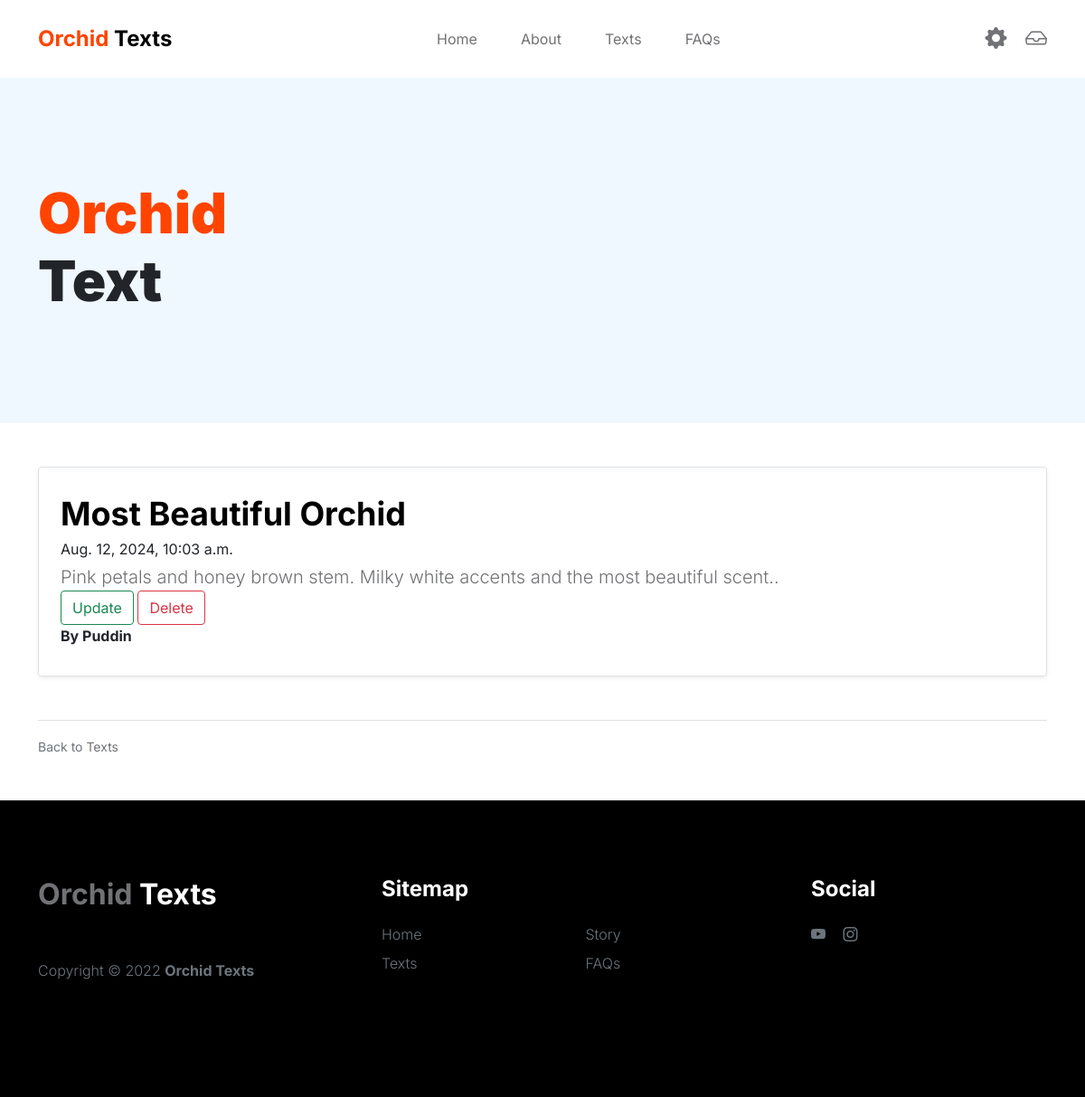
Page /post/1/ (signed in) on the committed database.
### blog/models.py (models this page shows, shortened)
class Post(models.Model):
    title = models.CharField(max_length=200)
    content = models.TextField()
    date_posted = models.DateTimeField(default = timezone.now)
    author = models.ForeignKey(User, on_delete=models.CASCADE)

### blog/views.py (the view)
# urls.py: path('post/<int:pk>/', PostDetailView.as_view(), name="blog-detail"),
class PostDetailView(LoginRequiredMixin, DetailView):
    model = Post

### blog/templates/blog/post_detail.html
{% extends 'blog/base.html' %}
{% block content %}
<header class="site-header section-padding d-flex justify-content-center align-items-center">
  <div class="container">
      <div class="row">
          <div class="col-lg-10 col-12">
              <h1>
                  <span class="d-block text-primary">Orchid</span>
                  <span class="d-block text-dark">Text</span>
              </h1>
          </div>
      </div>
  </div>
</header>
<br>
<br>
<div class= "container">
          <div class="col-12">
            <div class="row g-0 border rounded overflow-hidden flex-md-row mb-4 shadow-sm h-md-250 position-relative">
              <div class="col p-4 d-flex flex-column position-static">
                <h3 class="mb-0">{{ post.title }}</h3>
                <div class="mb-1 text-body-secondary">{{ post.date_posted }}</div>
                <p class="card-text mb-auto"> {{ post.content }} </p>
                {% if object.author == user or user.is_superuser %}
                <div>
                  <a class="btn btn-outline-success" href="{% url 'blog-update' object.id %}">Update</a>
                  <a class="btn btn-outline-danger" href="{% url 'blog-delete' object.id %}">Delete</a>
                </div>
                {% endif %}
                <strong class="d-inline-block mb-2 text-primary-emphasis">By {{ post.author }} </strong>
              </div>
            </div>
            <br>
            <div class="border-top pt-3">
              <small class="text-muted">Back to <a href="{% url 'Orchid-Texts' %}">Texts</a></small>
          </div>
          <br>
          <br>
          </div>
        </div>
{% endblock content %}

### blog/static/blog/css/main.css (style rules this page uses)
:root { --white-color: #FFFFFF; --primary-color: #FF4400; --section-bg-color: #f0f8ff; --dark-color: #000000; --grey-color: #d0d1d1; --p-color: #717275; --body-font-family: 'Inter', sans-serif; --h5-font-size: 24px; --p-font-size: 20px; --copyright-text-font-size: 16px; --product-link-font-size: 14px; --custom-link-font-size: 12px; --font-weight-thin: 100; --font-weight-light: 300; --font-weight-normal: 400; --font-weight-bold: 700; --font-weight-black: 900; }
body, html { height: 100%; }
html { scroll-behavior: smooth; }
body { background: var(--white-color); font-family: var(--body-font-family); position: relative; }
h2, h3, h4, h5, h6 { color: var(--dark-color); line-height: inherit; }
h1, h2, h3, h4, h5, h6 { font-weight: var(--font-weight-bold); }
h1, h2 { font-weight: var(--font-weight-black); }
h1 { font-size: 64px; line-height: normal; }
h3 { font-size: 36px; }
p { color: var(--p-color); font-size: var(--p-font-size); font-weight: var(--font-weight-light); }
a, button { touch-action: manipulation; transition: all 0.3s; }
a { color: var(--p-color); text-decoration: none; }
.text-primary { color: var(--primary-color) !important; }
b, strong { font-weight: var(--font-weight-bold); }
.site-header { background-color: var(--section-bg-color); position: relative; overflow: hidden; margin-top: 86px; }
.site-header.section-padding { padding-top: 7rem; padding-bottom: 7rem; }
.section-padding { padding-top: 7rem; padding-bottom: 7rem; }
@media screen and (max-width: 1200px) { h1 { font-size: 62px; } }

### rows in the picture
Post: title "Most Beautiful Orchid", date_posted "Aug. 12, 2024, 10:03 a.m.", content "Pink petals and honey brown stem. Milky white accents and the most beautiful scent..", author "Puddin"
